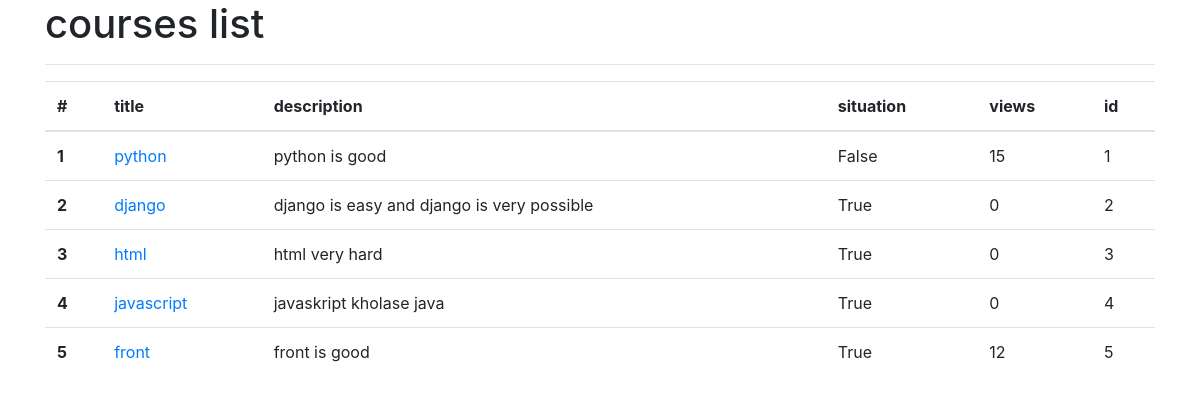
The page /course/list on the database as committed earlier.
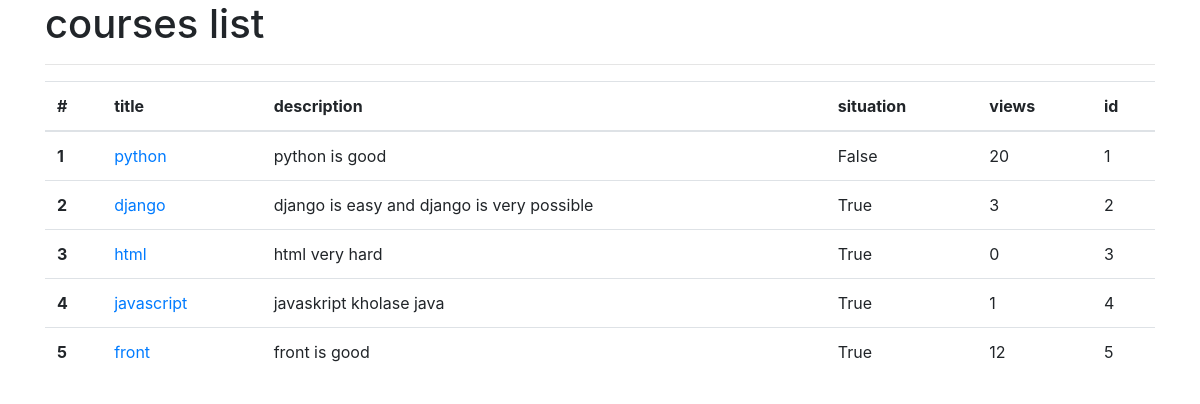
The same page on the database as committed later.
### courses_app/models.py (models this page shows, shortened)
class Course(models.Model):
    title = models.CharField(max_length=50)
    description = models.TextField()
    situation = models.BooleanField(default=True)
    views = models.IntegerField()

### courses_app/views.py (the view)
# urls.py: path('list', views.courses_list),
def courses_list(request):
    courses = Course.objects.all()
    return render(request, "courses_app/courses_list.html", {'courses_list': courses})

### courses_app/templates/courses_app/courses_list.html (shortened to what this page needs)
<!DOCTYPE html>
<html lang="en">
  <head>
    <link rel="stylesheet" href="https://cdn.jsdelivr.net/npm/bootstrap@4.6.2/dist/css/bootstrap.min.css" />
  </head>
  <body>
    <div class="container">
      <h1>courses list</h1>
      <hr />
      <table class="table">
        <thead>
          <tr>
            <th scope="col">#</th>
            <th scope="col">title</th>
            <th scope="col">description</th>
            <th scope="col">situation</th>
            <th scope="col">views</th>
            <th scope="col">id</th>
          </tr>
        </thead>
        <tbody>
          {% for course in courses_list %}
            <tr>
              <th scope="row">{{ forloop.counter }}</th>
              <td><a href="/course/detail/{{ course.id }}">{{ course.title }}</a></td>
              <td>{{ course.description }}</td>
              <td>{{course.situation}}</td>
              <td>{{course.views}}</td>
              <td>{{course.id}}</td>
            </tr>
          {% endfor %}
        </tbody>
      </table>
    </div>
  </body>
</html>

Rows that differ between the two databases and show on the page:
changed Course "python": views "15" → "20"
changed Course "django": views "0" → "3"
changed Course "javascript": views "0" → "1"
